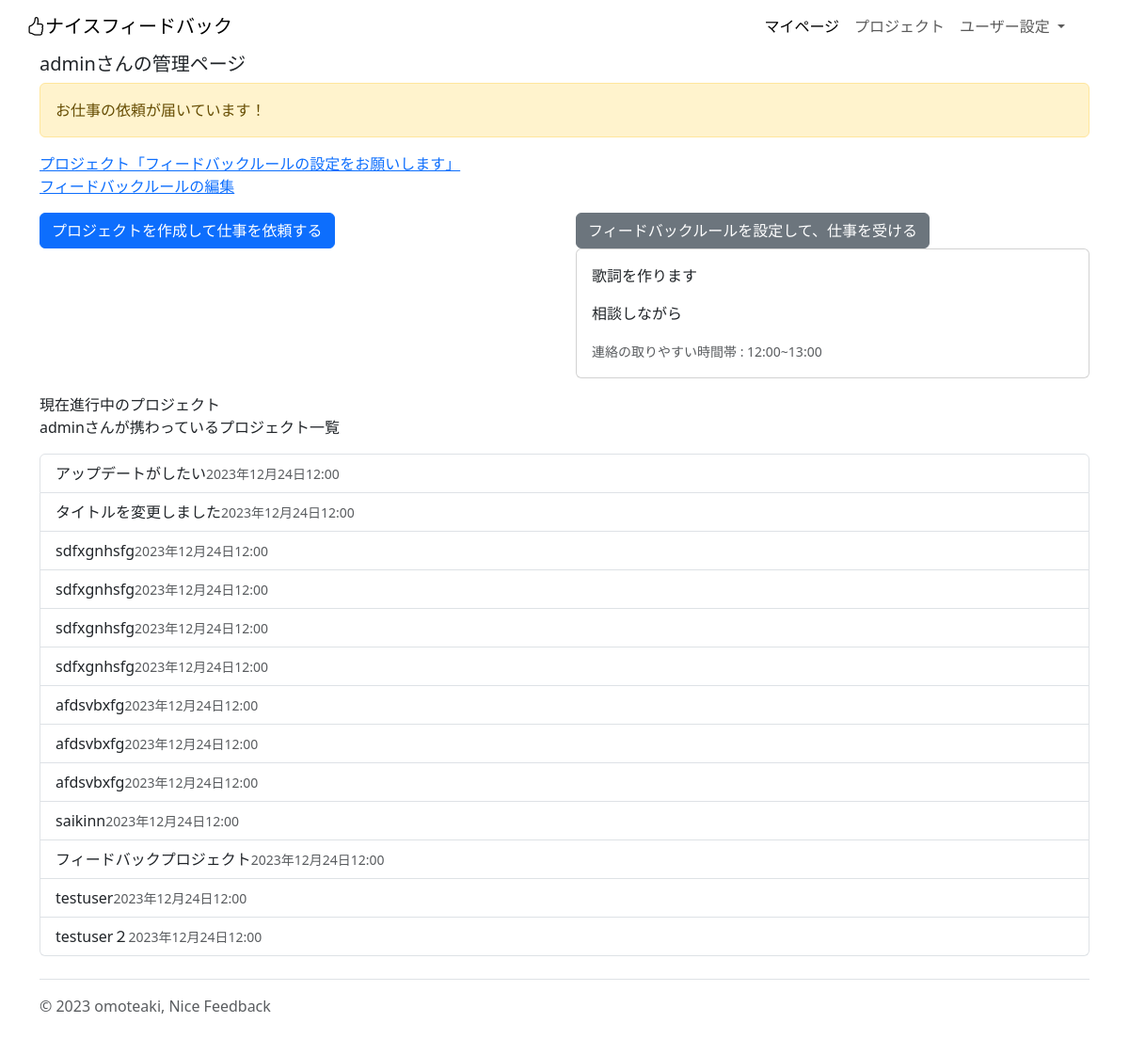
Before: / (signed in) with the older database file.
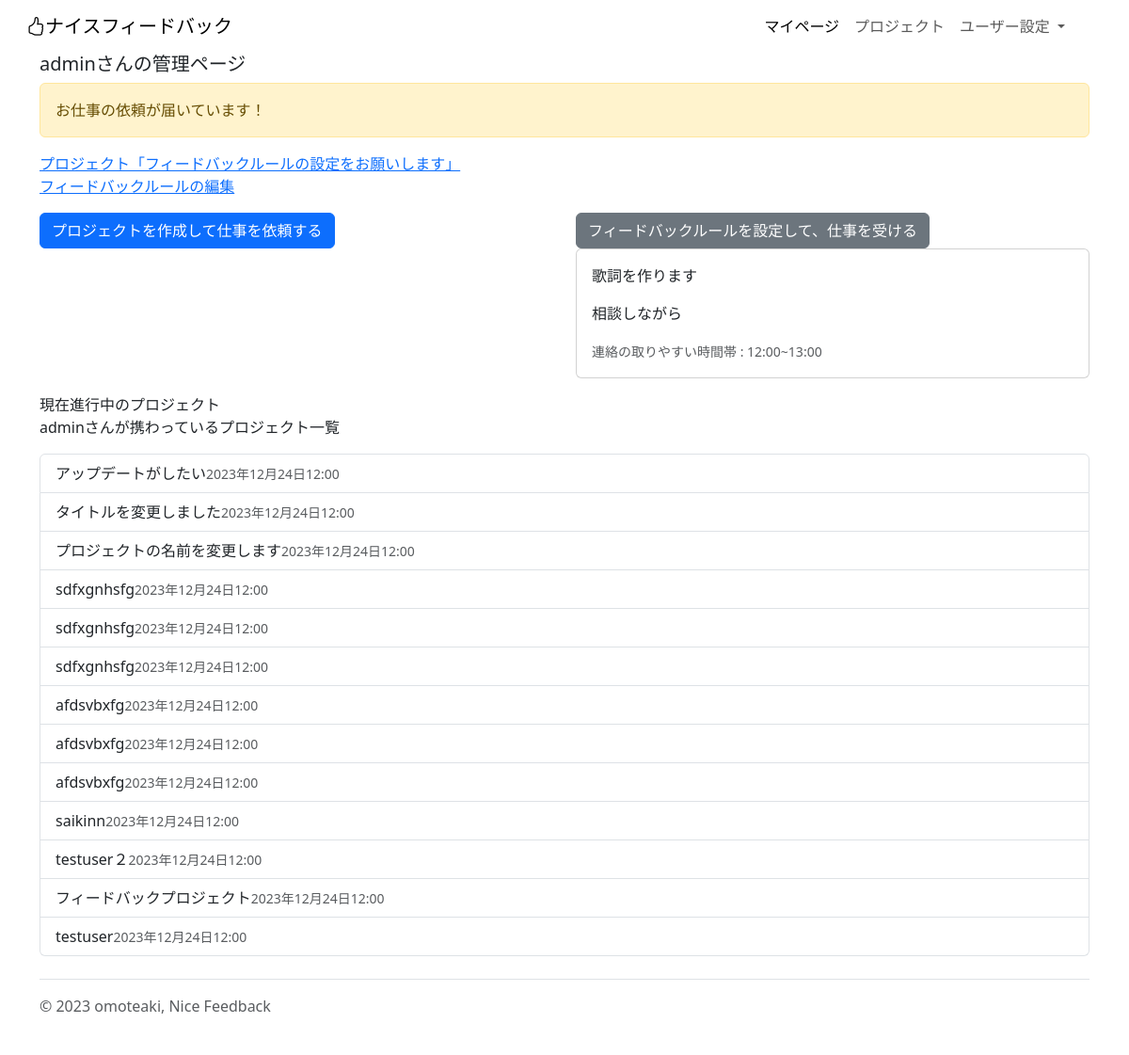
After: the same page with the newer database file.
### account/models.py (models this page shows)
class UserDetail(models.Model):
    profile = models.TextField(
        verbose_name="仕事内容"
    )
    rule = models.TextField(
        verbose_name="仕事の進め方やお願い"
    )
    convenient_time_from = models.TimeField(
        verbose_name="都合の良い時間帯の開始時刻",
    )
    convenient_time_to = models.TimeField(
        verbose_name="都合の良い時間帯の終了時刻",
    )
    CONTACT = (
        ("tel", "電話"),
        ("mail", "メール"),
        ("line", "ライン"),
        ("skype", "スカイプ"),
    )
    how_to_contact = models.CharField(
        verbose_name="連絡手段",
        max_length=50,
        choices=CONTACT
    )
    user = models.ForeignKey(
        CustomUser,
        verbose_name="ユーザー",
        on_delete=models.CASCADE,
        blank=True,
        null=True,
    )
    LABEL = (
        ("detail1", "プロフィール1(デフォルト)"),
        ("detail2", "プロフィール2"),
        ("detail3", "プロフィール3"),
    )
    label_select = models.CharField(
        verbose_name="ラベル",
        max_length=50,
        choices=LABEL
    )

### project/models.py (models this page shows)
class Project(models.Model):
    title = models.CharField(
        verbose_name="プロジェクトのタイトル",
        max_length=30,
    )
    about = models.TextField(
        verbose_name="このプロジェクトについて"
    )
    deadline_datetime = models.DateTimeField(
        verbose_name="締め切り日時",
    )
    reference_image1 = models.ImageField(
        verbose_name="参考画像1",
        upload_to="references",
        blank=True,
        null=True,
    )
    reference_image2 = models.ImageField(
        verbose_name="参考画像2",
        upload_to="references",
        blank=True,
        null=True,
    )
    reference_image3 = models.ImageField(
        verbose_name="参考画像3",
        upload_to="references",
        blank=True,
        null=True,
    )
    reference_movie1 = models.FileField(
        verbose_name="参考動画1",
        upload_to="references",
        blank=True,
        null=True,
    )
    reference_movie2 = models.FileField(
        verbose_name="参考動画2",
        upload_to="references",
        blank=True,
        null=True,
    )
    reference_movie3 = models.FileField(
        verbose_name="参考動画3",
        upload_to="references",
        blank=True,
        null=True,
    )
    reference_music1 = models.FileField(
        verbose_name="参考音源1",
        upload_to="references",
        blank=True,
        null=True,
    )
    reference_music2 = models.FileField(
        verbose_name="参考音源2",
        upload_to="references",
        blank=True,
        null=True,
    )
    reference_music3 = models.FileField(
        verbose_name="参考音源3",
        upload_to="references",
        blank=True,
        null=True,
    )
    reference_url1 = models.URLField(
        verbose_name="参考URL1",
        blank=True,
        null=True,
    )
    reference_url2 = models.URLField(
        verbose_name="参考URL2",
        blank=True,
        null=True,
    )
    reference_url3 = models.URLField(
        verbose_name="参考URL3",
        blank=True,
        null=True,
    )
    created_at = models.DateTimeField(
        verbose_name="プロジェクトを登録した日時",
        auto_now_add=True,
    )
    updated_at = models.DateTimeField(
        verbose_name="プロジェクトの詳細を更新した時間",
        auto_now=True,
    )
    orderer_user = models.ForeignKey(
        CustomUser,
        verbose_name="発注者",
        on_delete=models.PROTECT,
        related_name="orderer_user",
    )
    contractor_user = models.ForeignKey(
        CustomUser,
        verbose_name="受注者",
        on_delete=models.PROTECT,
        related_name="contractor_user",
    )
    orderer_users = models.ManyToManyField(
        CustomUser,
        verbose_name="発注者のサポーター",
        blank=True,
        related_name="orderer_users",
    )
    contractor_users = models.ManyToManyField(
        CustomUser,
        verbose_name="受注者のサポーター",
        blank=True,
        related_name="contractor_users",
    )
    created_user = models.ForeignKey(
        CustomUser,
        verbose_name="プロジェクトの作成者",
        on_delete=models.PROTECT,
        related_name="created_user"
    )
    is_done = models.BooleanField(
        default=False,
        help_text="プロジェクトが完了したらTrue"
    )
    def __str__(self):
        return self.title

### project/views.py (the view)
# urls.py: path('', views.IndexView.as_view(), name="index"),
class IndexView(ListView):
    template_name = "index.html"
    def get_queryset(self):
        if  self.request.user.is_authenticated:
            request_user_projects = Project.objects.filter( Q(created_user=self.request.user)|Q(orderer_user=self.request.user)|Q(contractor_user=self.request.user)).exclude(is_done=True)
            return request_user_projects
        else:
            pass
    def get_context_data(self, **kwargs):
        if  self.request.user.is_authenticated:
            context = super().get_context_data(**kwargs)
            context["details"] = UserDetail.objects.filter(user=self.request.user)
            print(context["details"])
            context["closed_project"] = Project.objects.filter( Q(created_user=self.request.user)|Q(orderer_user=self.request.user)|Q(contractor_user=self.request.user)).filter(is_done=True)
            return context
        else:
            pass

### project/templates/index.html (shortened to what this page needs)
{% extends "base.html" %}
{% block contents %}
  {% if user.is_authenticated %}
    {% include "mypage.html" %}
  {% else %}
    {% include "introduction.html" %}
  {% endif %}
{% endblock %}

### project/templates/mypage.html (shortened to what this page needs)
<div class="container my-6">
  <h5>
    {{request.user}}さんの管理ページ
  </h5>
  <div class="alert alert-warning" role="alert">
    お仕事の依頼が届いています！
  </div>
  <a href="">プロジェクト「フィードバックルールの設定をお願いします」</a>
  <p>
    <a href="">
      フィードバックルールの編集
    </a>
  </p>
  <div class="row">
    <div class="col">
      <a class="btn btn-primary" href="{% url "project:create_project" %}" role="button">プロジェクトを作成して仕事を依頼する</a>
    </div>
    <div class="col">
      <a href="" class="btn btn-secondary">フィードバックルールを設定して、仕事を受ける</a>
  {% if details %}
  {% for detail in details %}
  <div class="card mb-3">
    <div class="card-body">
      <p class="card-text">{{detail.profile}}</p>
      <p class="card-text">{{detail.rule}}</p>
      <p class="card-text"><small class="text-body-secondary">連絡の取りやすい時間帯 : {{detail.convenient_time_from}}~{{detail.convenient_time_to}}</small></p>
    </div>
  </div>
  {% endfor %}
  {% endif %}
    </div>
  </div>
  <div class="">
    現在進行中のプロジェクト
  </div>
  <p>
  {{request.user}}さんが携わっているプロジェクト一覧
  </p>
  <div class="list-group">
  {% for record in object_list %}
    <a href="{% url "project:project_detail" record.pk %}" class="list-group-item list-group-item-action">{{record}}<small class="text-body-secondary">{{record.deadline_datetime}}</small></a>
  {% endfor %}
  </div>
</div>

Changed rows visible on the page:
changed Project: title "sdfxgnhsfg" → "プロジェクトの名前を変更します"
changed Project "testuser２": moves up the list
